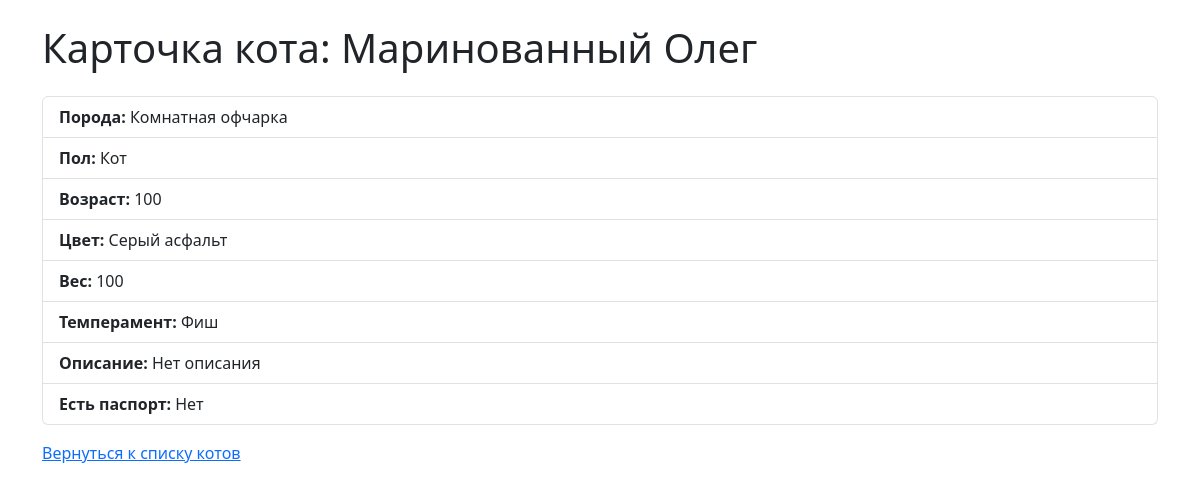
/cat/1, run on an earlier commit of the app's database.
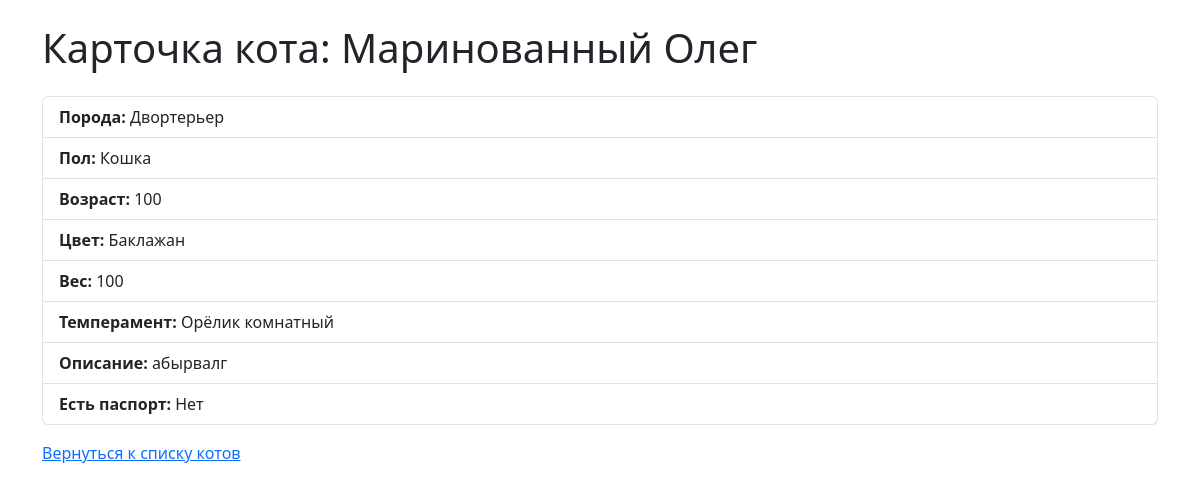
And on a later commit of the database.
### models.py (models this page shows)
class Base(Model):
    class Meta:
        database = db

class Breed(Base):
    name = CharField()

class Gender(Base):
    name = CharField(unique=True)

class Cat(Base):
    name = CharField()
    breed = ForeignKeyField(Breed)
    gender = ForeignKeyField(Gender)
    age = DecimalField()
    color = CharField()
    weight = DecimalField()
    temper = CharField()
    description = CharField(null=True)
    has_passport = BooleanField(default=False)
    image_path = CharField(null=True)

### app.py (the view)
@app.route('/cat/<int:cat_id>', methods=['GET'])
def cat_detail(cat_id):
    cat = Cat.get(Cat.id == cat_id)
    return render_template('cat_detail.html', cat=cat)

### templates/cat_detail.html (shortened to what this page needs)
<!DOCTYPE html>
<html lang="ru">
<head>
    <link href="https://cdn.jsdelivr.net/npm/bootstrap@5.3.0/dist/css/bootstrap.min.css" rel="stylesheet" />
</head>
<body>
    <div class="container mt-4">
    <h1 class="mb-4">Карточка кота: {{ cat.name }}</h1>
    <ul class="list-group">
      <li class="list-group-item"><strong>Порода:</strong> {{ cat.breed.name }}</li>
      <li class="list-group-item"><strong>Пол:</strong> {{ cat.gender.name }}</li>
      <li class="list-group-item"><strong>Возраст:</strong> {{ cat.age }}</li>
      <li class="list-group-item"><strong>Цвет:</strong> {{ cat.color }}</li>
      <li class="list-group-item"><strong>Вес:</strong> {{ cat.weight }}</li>
      <li class="list-group-item"><strong>Темперамент:</strong> {{ cat.temper }}</li>
      <li class="list-group-item"><strong>Описание:</strong> {{ cat.description if cat.description else "Нет описания" }}</li>
      <li class="list-group-item"><strong>Есть паспорт:</strong> {{ "Да" if cat.has_passport else "Нет" }}</li>
    </ul>
    <p class="mt-3"><a href="{{ url_for('index') }}">Вернуться к списку котов</a></p>
  </div>
</body>
</html>

What changed in the data, as far as the page shows it:
no longer on this page (row unchanged): Breed: breed.name "Комнатная офчарка"
no longer on this page (row unchanged): Gender: gender.name "Кот"
changed Cat "Маринованный Олег": color "Серый асфальт" → "Баклажан"; temper "Фиш" → "Орёлик комнатный"; description "Нет описания" → "абырвалг"
now on this page (row unchanged): Breed: breed.name "Двортерьер"
now on this page (row unchanged): Gender: gender.name "Кошка"
